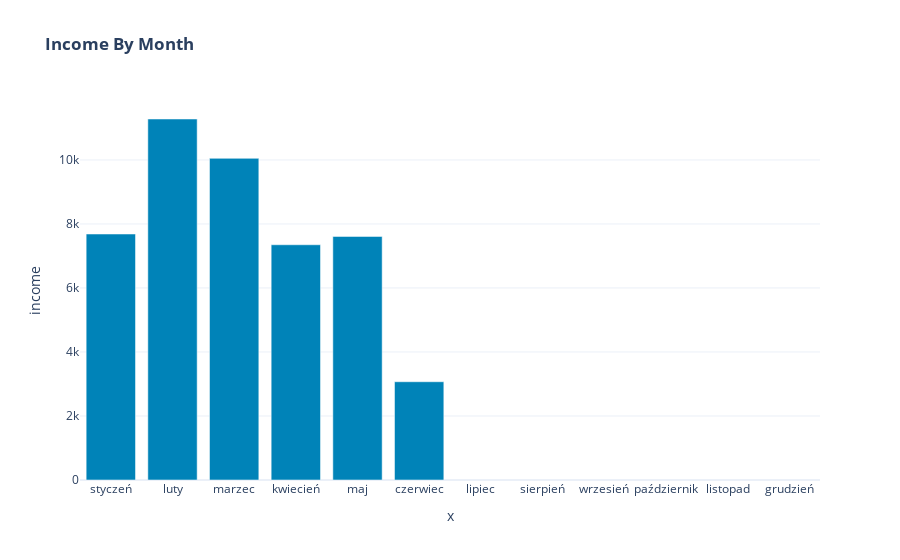

Notebook cell for this chart:
### Code cell
fig_inc_by_mth.show()

### Figure 1 — Plotly figure (JSON) as saved in the notebook; plotly's stock layout.template omitted (floating-point values rounded to 4 significant figures)
{"data": [{"alignmentgroup": "True", "hovertemplate": "x=%{x}<br>income=%{y}<extra></extra>", "legendgroup": "", "marker": {"color": "#0083B8", "pattern": {"shape": ""}}, "name": "", "offsetgroup": "", "orientation": "v", "showlegend": false, "textposition": "auto", "type": "bar", "x": ["styczeń", "luty", "marzec", "kwiecień", "maj", "czerwiec", "lipiec", "sierpień", "wrzesień", "październik", "listopad", "grudzień"], "xaxis": "x", "y": [7685, 11279, 10050, 7350, 7610, 3070, null, null, null, null, null, null], "yaxis": "y"}], "layout": {"barmode": "relative", "legend": {"tracegroupgap": 0}, "title": {"text": "<b>Income By Month</b>"}, "xaxis": {"anchor": "y", "domain": [0, 1], "title": {"text": "x"}}, "yaxis": {"anchor": "x", "domain": [0, 1], "title": {"text": "income"}}}}
